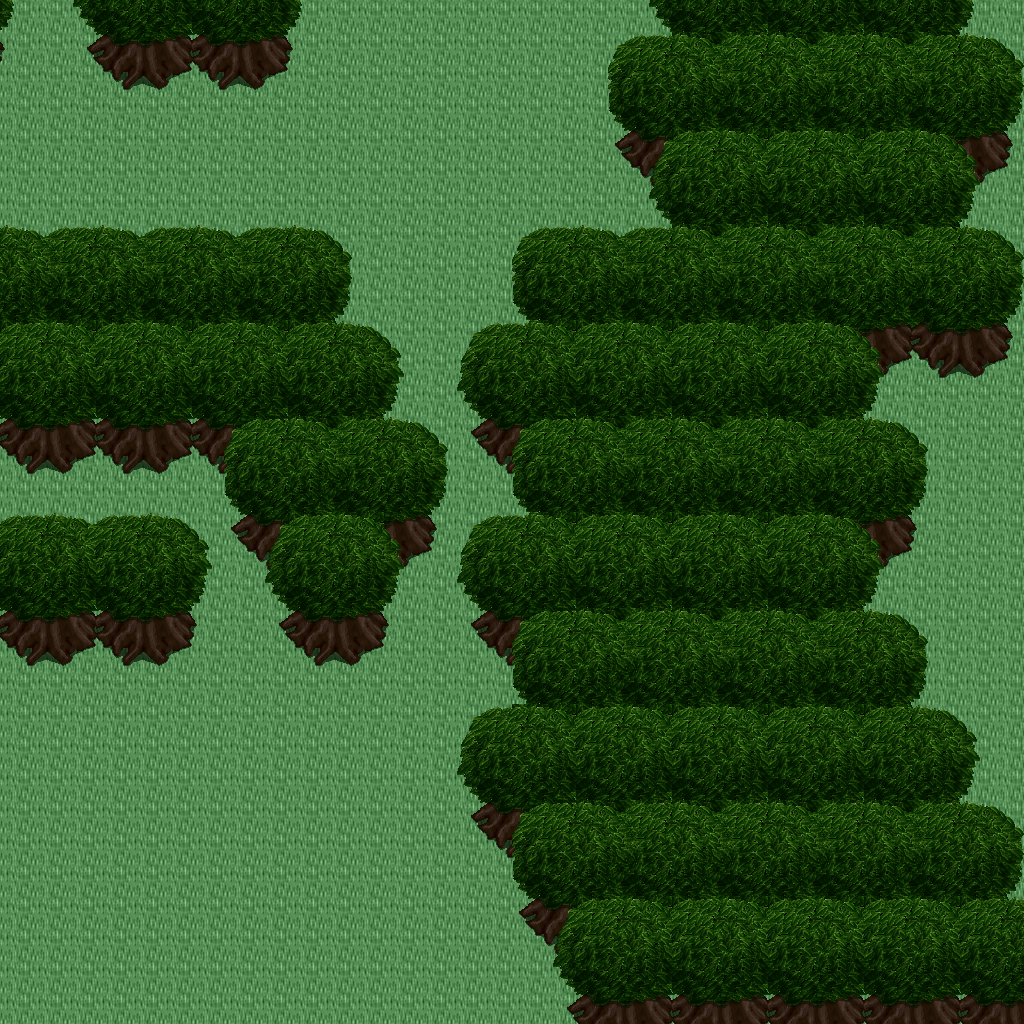

Tiled map render using the project's own tile images. Description and the map definition, with tile-layer contents summarised, below:
An orthogonal 32x32 tile map with 32x32 px tiles, 5 tile layers (Ground, Objects, Objects2, Above, ...), 1 hidden layer not drawn, 14 tilesets.

<map version="1.10" tiledversion="1.11.0" orientation="orthogonal" renderorder="right-down" width="32" height="32" tilewidth="32" tileheight="32" infinite="0" nextlayerid="11" nextobjectid="1">
 <tileset firstgid="1" name="ground_ground" tilewidth="32" tileheight="32" tilecount="33" columns="3">
  <image source="../drawable/ground_ground.png" width="96" height="352" />
 </tileset>
 <tileset firstgid="34" name="plant_tree_tree_darkgreen" tilewidth="32" tileheight="32" tilecount="88" columns="8">
  <image source="../drawable/plant_tree_tree_darkgreen.png" width="256" height="352" />
 </tileset>
 <tileset firstgid="122" name="plant_tree_tree_green" tilewidth="32" tileheight="32" tilecount="88" columns="8">
  <image source="../drawable/plant_tree_tree_green.png" width="256" height="352" />
 </tileset>
 <tileset firstgid="210" name="logic_creature_elf" tilewidth="32" tileheight="32" tilecount="16" columns="8">
  <image source="../drawable/logic_creature_elf.png" width="256" height="64" />
 </tileset>
 <tileset firstgid="226" name="logic_creature_animal" tilewidth="32" tileheight="32" tilecount="32" columns="8">
  <image source="../drawable/logic_creature_animal.png" width="256" height="128" />
 </tileset>
 <tileset firstgid="258" name="logic_portal" tilewidth="32" tileheight="32" tilecount="24" columns="8">
  <image source="../drawable/logic_portal.png" width="256" height="96" />
 </tileset>
 <tileset firstgid="282" name="logic_collision" tilewidth="32" tileheight="32" tilecount="1" columns="1">
  <image source="../drawable/logic_collision.png" width="32" height="32" />
 </tileset>
 <tileset firstgid="283" name="logic_item_herb" tilewidth="32" tileheight="32" tilecount="5" columns="5">
  <image source="../drawable/logic_item_herb.png" width="160" height="32" />
 </tileset>
 <tileset firstgid="288" name="logic_creature_mythical_being" tilewidth="32" tileheight="32" tilecount="24" columns="8">
  <image source="../drawable/logic_creature_mythical_being.png" width="256" height="96" />
 </tileset>
 <tileset firstgid="312" name="plant_flower_small_flower_bed_2" tilewidth="32" tileheight="32" tilecount="12" columns="3">
  <image source="../drawable/plant_flower_small_flower_bed_2.png" width="96" height="128" />
 </tileset>
 <tileset firstgid="324" name="plant_flower_small_flower_bed" tilewidth="32" tileheight="32" tilecount="12" columns="3">
  <image source="../drawable/plant_flower_small_flower_bed.png" width="96" height="128" />
 </tileset>
 <tileset firstgid="336" name="plant_flower_pointed_yellow" tilewidth="32" tileheight="32" tilecount="2" columns="2">
  <image source="../drawable/plant_flower_pointed_yellow.png" width="64" height="32" />
 </tileset>
 <tileset firstgid="338" name="plant_flower_polyanthus" tilewidth="32" tileheight="32" tilecount="3" columns="3">
  <image source="../drawable/plant_flower_polyanthus.png" width="96" height="32" />
 </tileset>
 <tileset firstgid="341" name="building_huts" tilewidth="32" tileheight="32" tilecount="338" columns="26">
  <image source="../drawable/building_huts.png" width="832" height="416" />
 </tileset>
 <layer id="1" name="Ground" width="32" height="32">
  <data>[1024 cells, 1024 non-empty, 1 distinct tile ids]</data>
 </layer>
 <layer id="2" name="Objects" width="32" height="32">
  <data>[1024 cells, 2 non-empty, 2 distinct tile ids]</data>
 </layer>
 <layer id="3" name="Objects2" width="32" height="32">
  <data>[1024 cells, 144 non-empty, 18 distinct tile ids]</data>
 </layer>
 <layer id="4" name="Above" width="32" height="32">
  <data>[1024 cells, 581 non-empty, 49 distinct tile ids]</data>
 </layer>
 <layer id="5" name="Above2" width="32" height="32">
  <data>[1024 cells, 6 non-empty, 2 distinct tile ids]</data>
 </layer>
 <layer id="6" name="Walkable" width="32" height="32" visible="0">
  <data>[1024 cells, 562 non-empty, 1 distinct tile ids]</data>
 </layer>
 <objectgroup id="7" name="Mapevents" />
 <objectgroup id="8" name="Spawn" />
 <objectgroup id="9" name="Keys" />
 <objectgroup id="10" name="Replace" />
</map>
